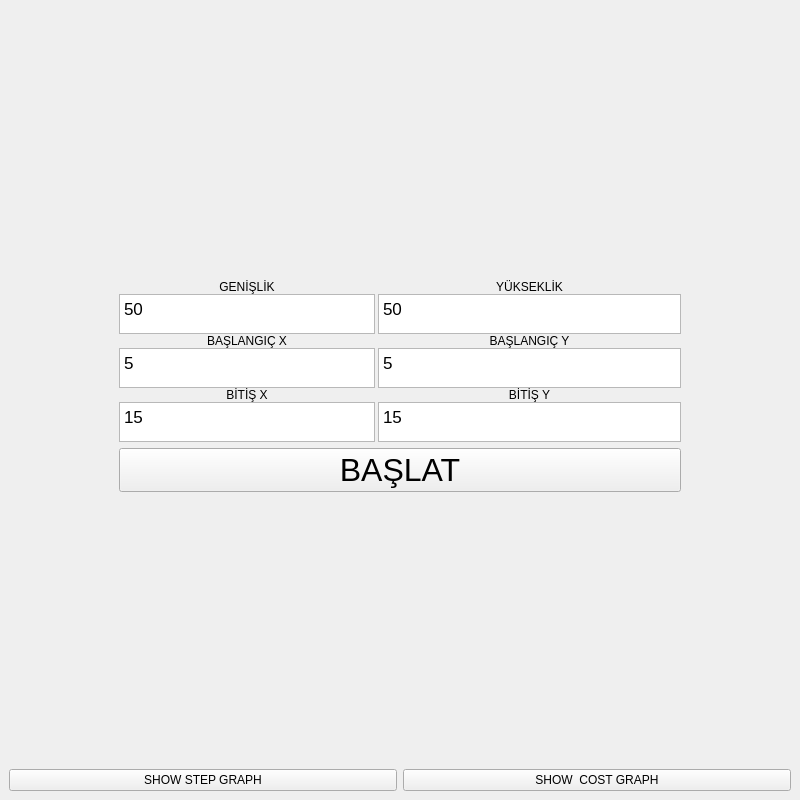
<?xml version="1.0" encoding="UTF-8"?>
<ui version="4.0">
 <class>MainWindow</class>
 <widget class="QMainWindow" name="MainWindow">
  <property name="geometry">
   <rect>
    <x>0</x>
    <y>0</y>
    <width>800</width>
    <height>800</height>
   </rect>
  </property>
  <property name="maximumSize">
   <size>
    <width>800</width>
    <height>800</height>
   </size>
  </property>
  <property name="windowTitle">
   <string>QLearn Algorithm</string>
  </property>
  <widget class="QWidget" name="mainWidget">
   <property name="maximumSize">
    <size>
     <width>800</width>
     <height>16777215</height>
    </size>
   </property>
   <layout class="QVBoxLayout" name="mainVerticalLayout">
    <item>
     <widget class="QWidget" name="settingsWidget" native="true">
      <layout class="QVBoxLayout" name="settingsLayout">
       <property name="sizeConstraint">
        <enum>QLayout::SetDefaultConstraint</enum>
       </property>
       <property name="leftMargin">
        <number>110</number>
       </property>
       <property name="topMargin">
        <number>100</number>
       </property>
       <property name="rightMargin">
        <number>110</number>
       </property>
       <property name="bottomMargin">
        <number>100</number>
       </property>
       <item>
        <spacer name="verticalSpacer">
         <property name="orientation">
          <enum>Qt::Vertical</enum>
         </property>
         <property name="sizeHint" stdset="0">
          <size>
           <width>20</width>
           <height>300</height>
          </size>
         </property>
        </spacer>
       </item>
       <item>
        <layout class="QFormLayout" name="formLayout">
         <property name="sizeConstraint">
          <enum>QLayout::SetDefaultConstraint</enum>
         </property>
         <property name="fieldGrowthPolicy">
          <enum>QFormLayout::ExpandingFieldsGrow</enum>
         </property>
         <property name="rowWrapPolicy">
          <enum>QFormLayout::DontWrapRows</enum>
         </property>
         <property name="labelAlignment">
          <set>Qt::AlignCenter</set>
         </property>
         <property name="formAlignment">
          <set>Qt::AlignCenter</set>
         </property>
         <property name="horizontalSpacing">
          <number>3</number>
         </property>
         <property name="verticalSpacing">
          <number>0</number>
         </property>
         <item row="0" column="0">
          <layout class="QVBoxLayout" name="verticalLayout">
           <property name="sizeConstraint">
            <enum>QLayout::SetMaximumSize</enum>
           </property>
           <item>
            <widget class="QLabel" name="label">
             <property name="text">
              <string>GENİŞLİK</string>
             </property>
             <property name="alignment">
              <set>Qt::AlignCenter</set>
             </property>
            </widget>
           </item>
           <item>
            <widget class="QTextEdit" name="widthTxt">
             <property name="maximumSize">
              <size>
               <width>16777215</width>
               <height>40</height>
              </size>
             </property>
             <property name="undoRedoEnabled">
              <bool>false</bool>
             </property>
             <property name="lineWrapMode">
              <enum>QTextEdit::NoWrap</enum>
             </property>
             <property name="html">
              <string>&lt;!DOCTYPE HTML PUBLIC &quot;-//W3C//DTD HTML 4.0//EN&quot; &quot;http://www.w3.org/TR/REC-html40/strict.dtd&quot;&gt;
&lt;html&gt;&lt;head&gt;&lt;meta name=&quot;qrichtext&quot; content=&quot;1&quot; /&gt;&lt;style type=&quot;text/css&quot;&gt;
p, li { white-space: pre-wrap; }
&lt;/style&gt;&lt;/head&gt;&lt;body style=&quot; font-family:'.AppleSystemUIFont'; font-size:13pt; font-weight:400; font-style:normal;&quot;&gt;
&lt;p style=&quot; margin-top:0px; margin-bottom:0px; margin-left:0px; margin-right:0px; -qt-block-indent:0; text-indent:0px;&quot;&gt;50&lt;/p&gt;&lt;/body&gt;&lt;/html&gt;</string>
             </property>
            </widget>
           </item>
           <item>
            <layout class="QVBoxLayout" name="verticalLayout_3">
             <property name="sizeConstraint">
              <enum>QLayout::SetMinimumSize</enum>
             </property>
             <item>
              <widget class="QLabel" name="label_3">
               <property name="text">
                <string>BAŞLANGIÇ X</string>
               </property>
               <property name="alignment">
                <set>Qt::AlignCenter</set>
               </property>
              </widget>
             </item>
             <item>
              <widget class="QTextEdit" name="startXTxt">
               <property name="maximumSize">
                <size>
                 <width>16777215</width>
                 <height>40</height>
                </size>
               </property>
               <property name="undoRedoEnabled">
                <bool>false</bool>
               </property>
               <property name="lineWrapMode">
                <enum>QTextEdit::NoWrap</enum>
               </property>
               <property name="html">
                <string>&lt;!DOCTYPE HTML PUBLIC &quot;-//W3C//DTD HTML 4.0//EN&quot; &quot;http://www.w3.org/TR/REC-html40/strict.dtd&quot;&gt;
&lt;html&gt;&lt;head&gt;&lt;meta name=&quot;qrichtext&quot; content=&quot;1&quot; /&gt;&lt;style type=&quot;text/css&quot;&gt;
p, li { white-space: pre-wrap; }
&lt;/style&gt;&lt;/head&gt;&lt;body style=&quot; font-family:'.AppleSystemUIFont'; font-size:13pt; font-weight:400; font-style:normal;&quot;&gt;
&lt;p style=&quot; margin-top:0px; margin-bottom:0px; margin-left:0px; margin-right:0px; -qt-block-indent:0; text-indent:0px;&quot;&gt;5&lt;/p&gt;&lt;/body&gt;&lt;/html&gt;</string>
               </property>
              </widget>
             </item>
             <item>
              <layout class="QVBoxLayout" name="verticalLayout_7">
               <property name="sizeConstraint">
                <enum>QLayout::SetMinimumSize</enum>
               </property>
               <item>
                <widget class="QLabel" name="label_7">
                 <property name="text">
                  <string>BİTİŞ X</string>
                 </property>
                 <property name="alignment">
                  <set>Qt::AlignCenter</set>
                 </property>
                </widget>
               </item>
               <item>
                <widget class="QTextEdit" name="finishXTxt">
                 <property name="maximumSize">
                  <size>
                   <width>16777215</width>
                   <height>40</height>
                  </size>
                 </property>
                 <property name="undoRedoEnabled">
                  <bool>false</bool>
                 </property>
                 <property name="lineWrapMode">
                  <enum>QTextEdit::NoWrap</enum>
                 </property>
                 <property name="html">
                  <string>&lt;!DOCTYPE HTML PUBLIC &quot;-//W3C//DTD HTML 4.0//EN&quot; &quot;http://www.w3.org/TR/REC-html40/strict.dtd&quot;&gt;
&lt;html&gt;&lt;head&gt;&lt;meta name=&quot;qrichtext&quot; content=&quot;1&quot; /&gt;&lt;style type=&quot;text/css&quot;&gt;
p, li { white-space: pre-wrap; }
&lt;/style&gt;&lt;/head&gt;&lt;body style=&quot; font-family:'.AppleSystemUIFont'; font-size:13pt; font-weight:400; font-style:normal;&quot;&gt;
&lt;p style=&quot; margin-top:0px; margin-bottom:0px; margin-left:0px; margin-right:0px; -qt-block-indent:0; text-indent:0px;&quot;&gt;15&lt;/p&gt;&lt;/body&gt;&lt;/html&gt;</string>
                 </property>
                </widget>
               </item>
              </layout>
             </item>
            </layout>
           </item>
          </layout>
         </item>
         <item row="0" column="1">
          <layout class="QVBoxLayout" name="verticalLayout_2">
           <property name="sizeConstraint">
            <enum>QLayout::SetMinimumSize</enum>
           </property>
           <item>
            <widget class="QLabel" name="label_2">
             <property name="text">
              <string>YÜKSEKLİK</string>
             </property>
             <property name="alignment">
              <set>Qt::AlignCenter</set>
             </property>
            </widget>
           </item>
           <item>
            <widget class="QTextEdit" name="heightTxt">
             <property name="maximumSize">
              <size>
               <width>16777215</width>
               <height>40</height>
              </size>
             </property>
             <property name="undoRedoEnabled">
              <bool>false</bool>
             </property>
             <property name="lineWrapMode">
              <enum>QTextEdit::NoWrap</enum>
             </property>
             <property name="html">
              <string>&lt;!DOCTYPE HTML PUBLIC &quot;-//W3C//DTD HTML 4.0//EN&quot; &quot;http://www.w3.org/TR/REC-html40/strict.dtd&quot;&gt;
&lt;html&gt;&lt;head&gt;&lt;meta name=&quot;qrichtext&quot; content=&quot;1&quot; /&gt;&lt;style type=&quot;text/css&quot;&gt;
p, li { white-space: pre-wrap; }
&lt;/style&gt;&lt;/head&gt;&lt;body style=&quot; font-family:'.AppleSystemUIFont'; font-size:13pt; font-weight:400; font-style:normal;&quot;&gt;
&lt;p style=&quot; margin-top:0px; margin-bottom:0px; margin-left:0px; margin-right:0px; -qt-block-indent:0; text-indent:0px;&quot;&gt;50&lt;/p&gt;&lt;/body&gt;&lt;/html&gt;</string>
             </property>
            </widget>
           </item>
           <item>
            <layout class="QVBoxLayout" name="verticalLayout_4">
             <property name="sizeConstraint">
              <enum>QLayout::SetMinimumSize</enum>
             </property>
             <item>
              <widget class="QLabel" name="label_4">
               <property name="enabled">
                <bool>true</bool>
               </property>
               <property name="text">
                <string>BAŞLANGIÇ Y</string>
               </property>
               <property name="alignment">
                <set>Qt::AlignCenter</set>
               </property>
              </widget>
             </item>
             <item>
              <widget class="QTextEdit" name="startYTxt">
               <property name="maximumSize">
                <size>
                 <width>16777215</width>
                 <height>40</height>
                </size>
               </property>
               <property name="undoRedoEnabled">
                <bool>false</bool>
               </property>
               <property name="lineWrapMode">
                <enum>QTextEdit::NoWrap</enum>
               </property>
               <property name="html">
                <string>&lt;!DOCTYPE HTML PUBLIC &quot;-//W3C//DTD HTML 4.0//EN&quot; &quot;http://www.w3.org/TR/REC-html40/strict.dtd&quot;&gt;
&lt;html&gt;&lt;head&gt;&lt;meta name=&quot;qrichtext&quot; content=&quot;1&quot; /&gt;&lt;style type=&quot;text/css&quot;&gt;
p, li { white-space: pre-wrap; }
&lt;/style&gt;&lt;/head&gt;&lt;body style=&quot; font-family:'.AppleSystemUIFont'; font-size:13pt; font-weight:400; font-style:normal;&quot;&gt;
&lt;p style=&quot; margin-top:0px; margin-bottom:0px; margin-left:0px; margin-right:0px; -qt-block-indent:0; text-indent:0px;&quot;&gt;5&lt;/p&gt;&lt;/body&gt;&lt;/html&gt;</string>
               </property>
              </widget>
             </item>
             <item>
              <layout class="QVBoxLayout" name="verticalLayout_8">
               <property name="sizeConstraint">
                <enum>QLayout::SetMinimumSize</enum>
               </property>
               <item>
                <widget class="QLabel" name="label_8">
                 <property name="text">
                  <string>BİTİŞ Y</string>
                 </property>
                 <property name="alignment">
                  <set>Qt::AlignCenter</set>
                 </property>
                </widget>
               </item>
               <item>
                <widget class="QTextEdit" name="finishYTxt">
                 <property name="maximumSize">
                  <size>
                   <width>16777215</width>
                   <height>40</height>
                  </size>
                 </property>
                 <property name="undoRedoEnabled">
                  <bool>false</bool>
                 </property>
                 <property name="lineWrapMode">
                  <enum>QTextEdit::NoWrap</enum>
                 </property>
                 <property name="html">
                  <string>&lt;!DOCTYPE HTML PUBLIC &quot;-//W3C//DTD HTML 4.0//EN&quot; &quot;http://www.w3.org/TR/REC-html40/strict.dtd&quot;&gt;
&lt;html&gt;&lt;head&gt;&lt;meta name=&quot;qrichtext&quot; content=&quot;1&quot; /&gt;&lt;style type=&quot;text/css&quot;&gt;
p, li { white-space: pre-wrap; }
&lt;/style&gt;&lt;/head&gt;&lt;body style=&quot; font-family:'.AppleSystemUIFont'; font-size:13pt; font-weight:400; font-style:normal;&quot;&gt;
&lt;p style=&quot; margin-top:0px; margin-bottom:0px; margin-left:0px; margin-right:0px; -qt-block-indent:0; text-indent:0px;&quot;&gt;15&lt;/p&gt;&lt;/body&gt;&lt;/html&gt;</string>
                 </property>
                </widget>
               </item>
              </layout>
             </item>
            </layout>
           </item>
          </layout>
         </item>
        </layout>
       </item>
       <item>
        <widget class="QPushButton" name="startButton">
         <property name="font">
          <font>
           <pointsize>24</pointsize>
          </font>
         </property>
         <property name="text">
          <string>BAŞLAT</string>
         </property>
         <property name="autoDefault">
          <bool>false</bool>
         </property>
         <property name="default">
          <bool>false</bool>
         </property>
         <property name="flat">
          <bool>false</bool>
         </property>
        </widget>
       </item>
       <item>
        <spacer name="verticalSpacer_2">
         <property name="orientation">
          <enum>Qt::Vertical</enum>
         </property>
         <property name="sizeHint" stdset="0">
          <size>
           <width>20</width>
           <height>300</height>
          </size>
         </property>
        </spacer>
       </item>
      </layout>
     </widget>
    </item>
    <item>
     <layout class="QHBoxLayout" name="horizontalLayout">
      <item>
       <widget class="QPushButton" name="pushButton">
        <property name="text">
         <string>SHOW STEP GRAPH</string>
        </property>
       </widget>
      </item>
      <item>
       <widget class="QPushButton" name="costGraphButton">
        <property name="text">
         <string>SHOW  COST GRAPH</string>
        </property>
       </widget>
      </item>
     </layout>
    </item>
   </layout>
  </widget>
  <widget class="QMenuBar" name="menubar">
   <property name="geometry">
    <rect>
     <x>0</x>
     <y>0</y>
     <width>800</width>
     <height>21</height>
    </rect>
   </property>
  </widget>
 </widget>
 <resources/>
 <connections/>
</ui>
